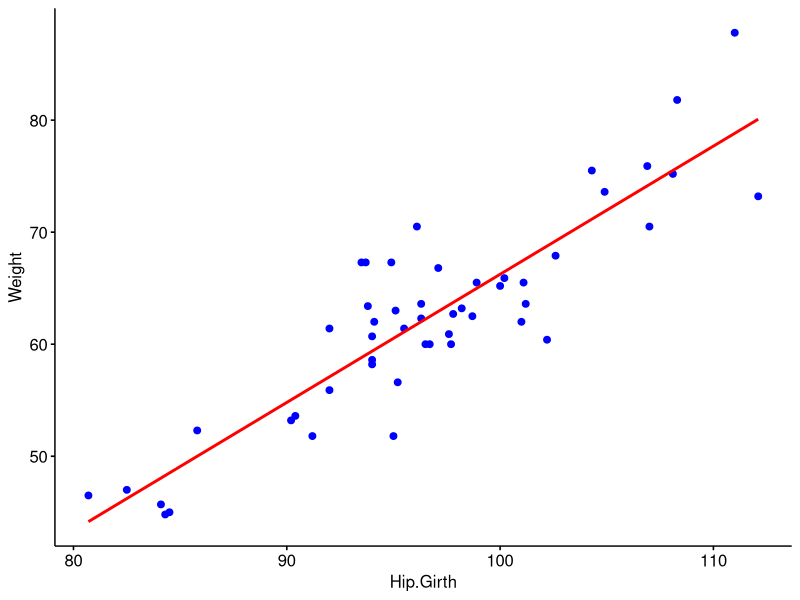
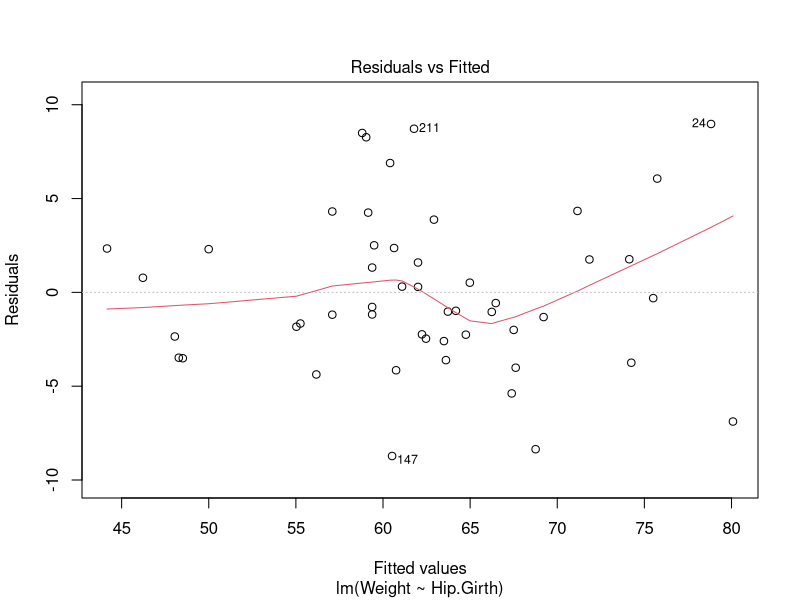
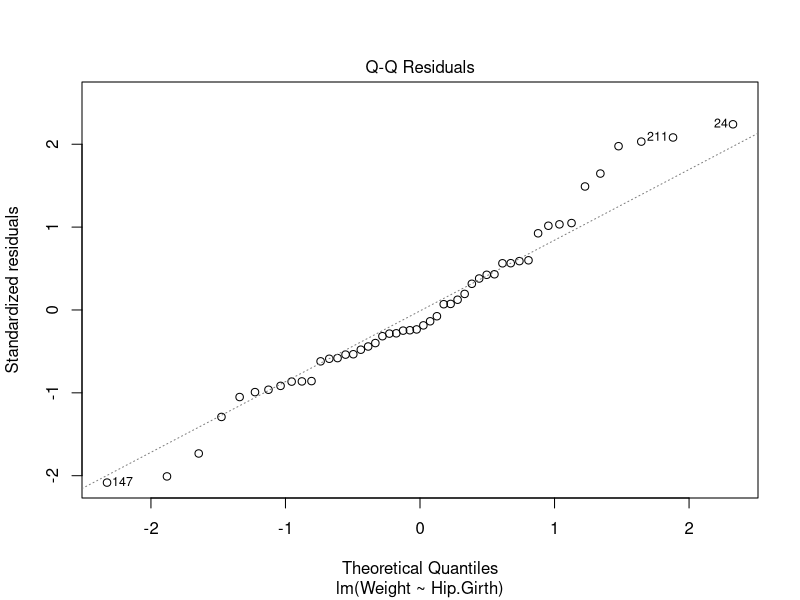
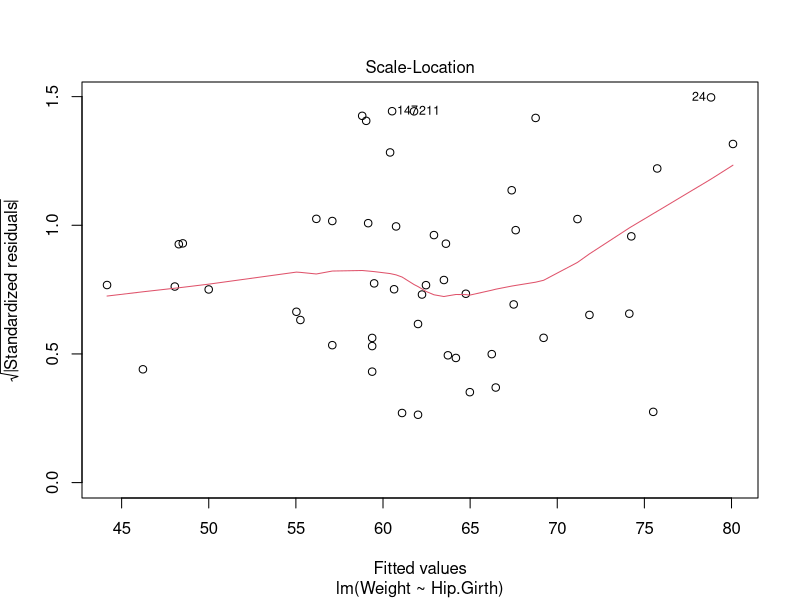
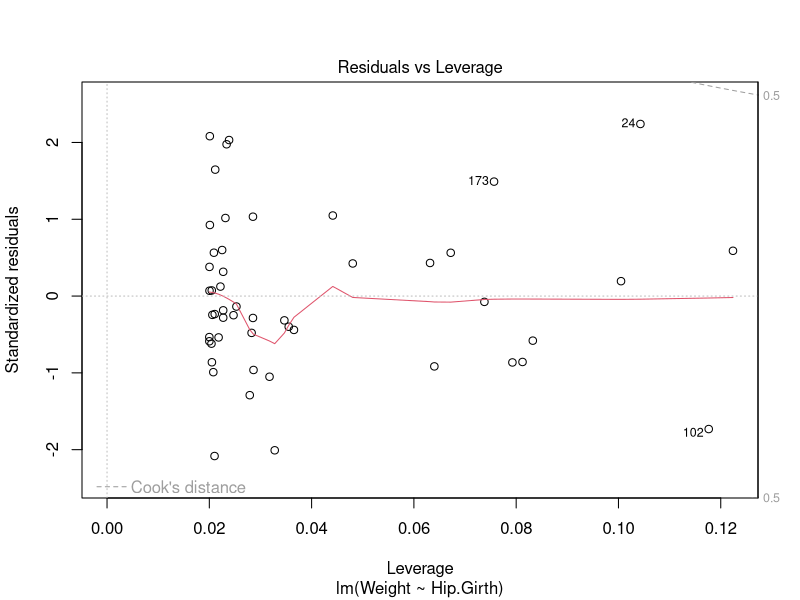
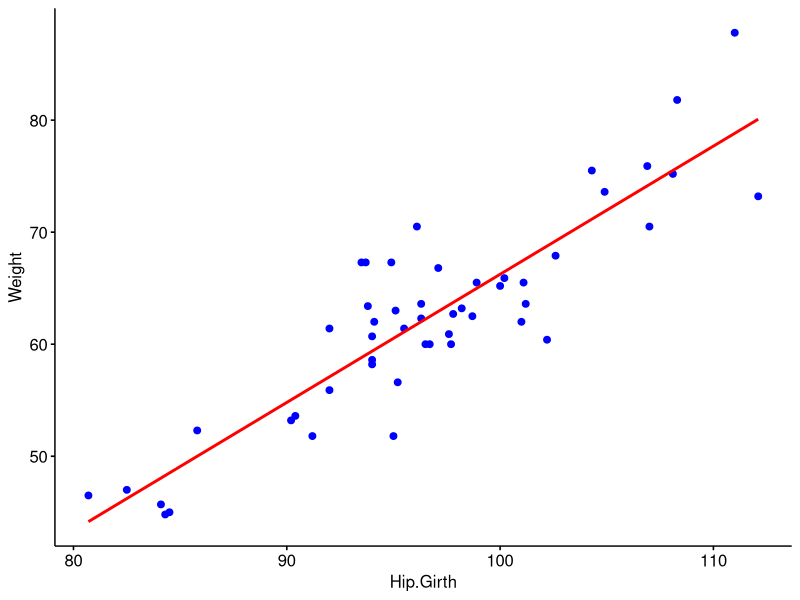

These charts were generated, in order, by the following R code: (Note: this script raises an error after producing the figures.)
## ---- chunk 1
knitr::opts_chunk$set(echo = TRUE)

library(dplyr)
library(ggpubr)
library(caret)
library(lmtest)
library(car)
## ---- chunk 2
set.seed(1624) #Se Define la semilla 
## ---- chunk 3

datos <- read.csv2("EP09 Datos.csv")
head(datos)

mujeres <- filter(datos, Gender == 0)
muestra <- mujeres[sample(nrow(mujeres), 50), ]  #Se selecciona una miestra de 50 mujeres
## ---- chunk 4
predictores <- sample(24, 8) #Se selecciona de forma aleatoria ocho posibles variables predictoras.
predictores
## ---- chunk 5
correlacion <- cor(muestra)

max_cor <- max(correlacion[23, -23])

indice_max_cor <- which.max(correlacion[23, -23])
indice_max_cor
## ---- chunk 6
muestraP <- muestra[predictores]
muestraP$Weight <- muestra$Weight
muestraP$Hip.Girth <- muestra$Hip.Girth
head(muestraP)

#MLS
modelo <- lm(Weight ~ Hip.Girth, data = muestra)
print(summary(modelo))

#Graficar el modelo
p <- ggscatter(muestra, x = "Hip.Girth", y = "Weight", color = "blue", fill = "blue")
p <- p + geom_smooth(method = lm, se = FALSE, colour = "red")
print(p)

# Crear gráficos para evaluar el modelo.
plot(modelo)

#Verificar normalidad
shapiro.test(modelo$residuals)
## ---- chunk 7
# Se analiza la relación lineal
p <- ggscatter(muestraP, x = "Hip.Girth", y = "Weight", color = "blue", fill = "blue") +
  geom_smooth(method = lm, se = FALSE, colour = "red")
print(p)

# Se analiza la normalidad de los residuos
qqPlot(modelo, main="Q-Q Plot de los residuos del modelo")
shapiro_result <- shapiro.test(modelo$residuals)
print(shapiro_result)

plot(modelo, which = 1)

# Se analiza la homocedasticidad
bptest_result <- bptest(modelo)
print(bptest_result)
## ---- chunk 8
set.seed(1624)

# Modelo nulo a evaluar
nulo <- lm(Weight ~ 1, data = muestraP)

#Modelo completo para evaluar adicion de datos
completo <- lm(Weight ~ ., data = muestraP)

modMejorado <- update(nulo, . ~ . + Hip.Girth)

add1(modMejorado, scope = completo)
## ---- chunk 9
summary(modMejorado)

modMejorado <- update(modMejorado, . ~ . + Wrist.Minimum.Girth)
plot(modMejorado)
shapiro.test(modMejorado$residuals)
## ---- chunk 10
add1(modMejorado, scope = completo)
## ---- chunk 11
modMejorado <- update(modMejorado, . ~ . + Chest.Girth)
plot(modMejorado)
shapiro.test(modMejorado$residuals)

## ---- chunk 12
# Crear conjuntos de entrenamiento y prueba .
set.seed(1624)
n <- nrow(muestra)
n_entrenamiento <- floor(0.7*n)
muestra_entrenamiento <- sample.int(n = n, size = n_entrenamiento, replace = FALSE)
entrenamiento <- datos [muestra_entrenamiento, ]
prueba <- datos [-muestra_entrenamiento, ]

# Resumen del modelo de regresión lineal simple
modelo <- lm(Weight ~ Hip.Girth, data = entrenamiento)
summary(modelo)


mse_entrenamiento <- mean(modelo$residuals**2)
cat ("MSE para el conjunto de entrenamiento :", mse_entrenamiento, "\n")

predicciones <- predict(modelo, prueba)

error <- prueba[["Weight"]] - predicciones
mse_prueba <- mean(error**2)
cat(" MSE para el conjunto de prueba :", mse_prueba)
## ---- chunk 13
# Crear conjuntos de entrenamiento y prueba .
set.seed(1624)
n <- nrow(muestraP)
n_entrenamiento <- floor(0.7*n)
muestra_entrenamiento <- sample.int ( n = n , size = n_entrenamiento , replace = FALSE )
entrenamiento <- datos [muestra_entrenamiento,]
prueba <- datos [-muestra_entrenamiento,]

# Ajustar modelo usando validación cruzada de 5 pliegues .
modelo <- train (Weight ~ Hip.Girth + Wrist.Minimum.Girth + Chest.Girth, data = entrenamiento , method = "lm",
trControl = trainControl ( method = "cv", number = 5) )

summary(modelo)

# Hacer predicciones para el conjunto de entrenamiento .
predicciones_entrenamiento <- predict(modelo,entrenamiento)

# Calcular error cuadrado promedio para el conjunto de prueba .
error_entrenamiento <- entrenamiento[["Weight"]] - predicciones_entrenamiento
mse_entrenamiento <- mean(error_entrenamiento**2)
cat ("MSE para el conjunto de entrenamiento :", mse_entrenamiento, "\n")

# Hacer predicciones para el conjunto de prueba .
predicciones_prueba <- predict(modelo, prueba)

# Calcular error cuadrado promedio para el conjunto de prueba .
error_prueba <-prueba [["Weight"]] - predicciones_prueba
mse_prueba <- mean (error_prueba**2)
cat("MSE para el conjunto de prueba :", mse_prueba )
